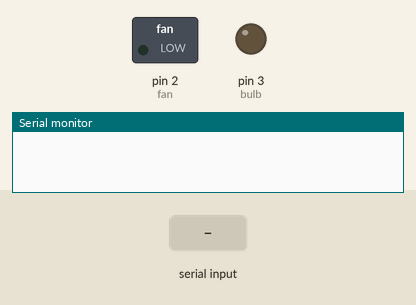
A sketch run on a simulated Arduino Uno, built with avr-gcc and run on an emulated ATmega328P. On the bench: switched loads named in the sketch (green lamp = pin HIGH), output pins drawn as LEDs (lit = HIGH), the last lines printed to the serial monitor. The inputs (shaded band) are chosen by the test bench.

Above: at 1.2 s.
1.3 s: "switch off" received over Serial
At 2.8 s:
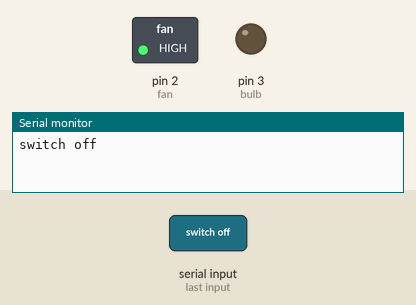
3.8 s: "bulb off" received over Serial
At 5.8 s:
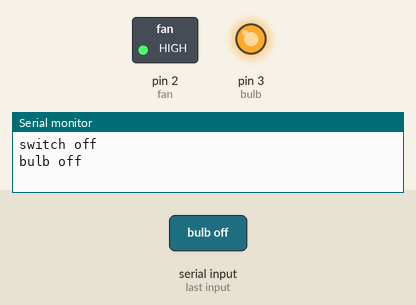
6.3 s: "switch on" received over Serial
At 7.8 s:
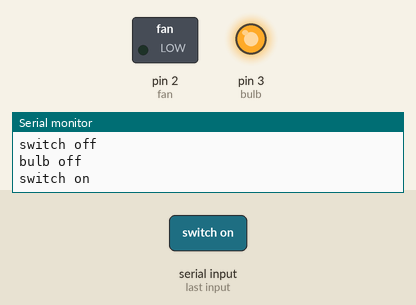
Timing chart, 0 to 9.3 s (numbered marks = the images above; inputs shaded):
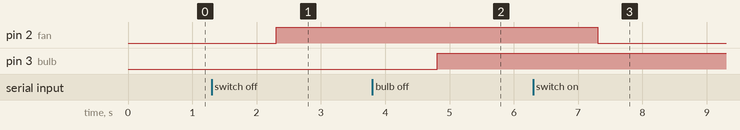

The sketch:

iot_voice_control_home_automation.ino
```cpp
#define fan 2
#define bulb 3

void setup() {
  // put your setup code here, to run once:
  Serial.begin(9600);
  pinMode(fan, OUTPUT);
  pinMode(bulb, OUTPUT);
}

void loop() {
  // put your main code here, to run repeatedly:
  if(Serial.available() == 1)
  {
    String val = Serial.readString();
    Serial.println(val);
    if(val == "switch off")
    {
      digitalWrite(fan, HIGH);
    }
    if(val == "switch on")
    {
      digitalWrite(fan, LOW);
    }
    if(val == "bulb off")
    {
      digitalWrite(bulb, HIGH);
    }
    if(val == "bulb on")
    {
      digitalWrite(bulb, LOW);
    }
    if(val == "all close")
    {
      digitalWrite(fan, HIGH);
      digitalWrite(bulb, HIGH);
    }
    if(val == "all on")
    {
      digitalWrite(bulb, LOW);
      digitalWrite(fan, LOW);
    }
  }
}
```

Measured:
- after the input at 1.3 s, pin 2 (fan): LOW → HIGH after 1.0 s
- after the input at 3.8 s, pin 3 (bulb): LOW → HIGH after 1.0 s
- after the input at 6.3 s, pin 2 (fan): HIGH → LOW after 1.0 s
